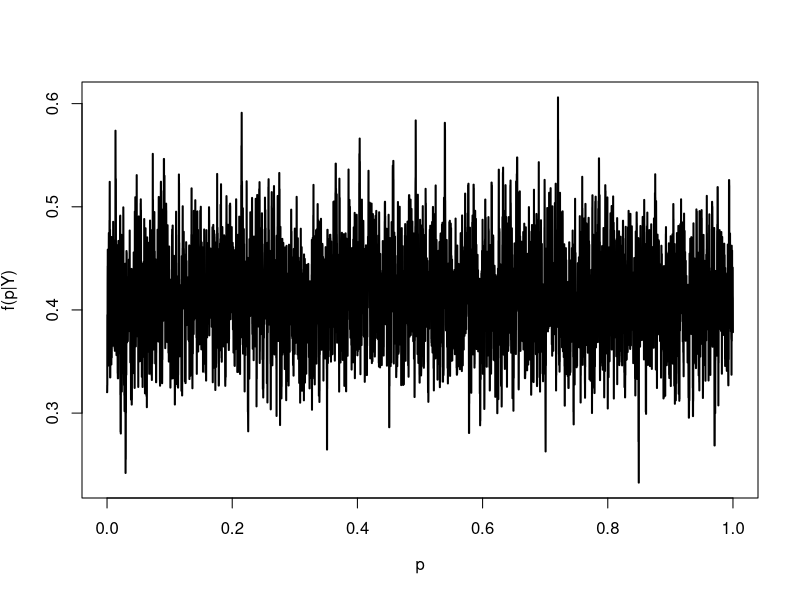

Source code (R):
# Code for writing a Metropolis sampler for a 1D posterior

## -- -- -- -- -- -- -- -- -- -- -- -- -- -- -- -- -- -- -- -- -- -- -- -- -- --

# Function to compute the posterior distribution:
# Posterior is proportional to likelihood * prior
# Likelihood: Y[i] ~ binomial(J, p)            # binomial with a J trials
# Prior:      p ~ Beta(a, b)            # Beta(1,1) ~~ uniform(0,1)
posterior <- function(p, data, captured, a, b){
  prior <- dbeta(x = p, shape1 = a, shape2 = b)
  like <- prod(dbinom(data, size=captured, p=p)) # prod because more than one observation
  return(like*prior)}

sampleStats <- function(x){
  mean <- mean(x)
  sd <- sd(x)
  quants <- quantile(x, probs = c(0.025, 0.5, 0.975))
  out <- matrix(data = c(mean, sd, quants), nrow = 1, dimnames = list(1,c('mean',
                                                                          'sd',
                                                                          'lower95',
                                                                          'median',
                                                                          'upper95')))
  return(out)
}


# Simulate data
set.seed(277)
y <- rbinom(n = 5, size = 20, p = 0.4)  # note truth here is 0.7 - probability of detecting, observing, surviving, etc.


# Compute the posterior on a grid for plotting below
p_grid <- seq(0,1,length=100)
dense <- rep(0,100)
for(i in 1:100){
  dense[i] <- posterior(p = p_grid[i], data = y, captured = 20, a = 2, b = 4)
}


# MCMC set-up and 'tuning' parameter
# tuning perturbs current value of parameter by some random noise
n.iters <- 10000
tune  <- 0.05 # you can try different tuning values to see its impact on acceptance rate


#initial (starting) value of mcmc
p <- runif(1)
keep_p <- rep(0,n.iters)


# **If the product of likelihood and prior is greater for the 
# proposed value of p than for the initial/current value,
# the proposed value is accepted, though if the initial/current value is smaller than
# the proposed value, initial/current may still be accepted, but is done so only with a probability equal to the ratio R.

# Begin the MCMC loop
plot_please = F
par(ask=TRUE,mfrow=c(1,1))
for(i in 1:n.iters){
  
  # Draw a candidate and compute acceptance ratio**:
  
  can <- rnorm(1,p,tune)
  if(can < 0 | can > 1){next} 
  p1  <- posterior(can,y,captured = 20, a = 2, b = 4) 
  p2  <- posterior(p,y,captured = 20, a = 2, b = 4)
  R   <- p1/p2
  R   <- ifelse(R>1,1,R)
  
  # Plot the candidate:
  if(plot_please){
    if(i<=n.iters * 0.001 | i >= n.iters * 0.001){
      
      plot(p_grid,dense,type="l",lwd=2,
           xlab=expression(p),ylab=expression(paste("f(",p,"|Y)")))
      lines(c(p,p),c(0,p2),col=2,lwd=2)
      lines(rep(can,2),c(0,p1),col=3,lwd=2)
      
      leg    <- NULL
      leg[1] <- paste("Iteration =", i)
      leg[2] <- paste("R = ",round(R,2))
      leg[3] <- paste("Initial/Old value = ",round(p,2))
      leg[4] <- paste("Candidate = ",round(can,2))
      
      legend("topleft",leg,lty=1,col=c(NA, NA, 2, 3),inset=0.05)
      if(i == 9985){
        legend("topright","We're at the end\n of the chain",inset=0.05)
      }
    }
  }
  
  
  # Make a decision: 
  keep <- rbinom(1,1,R)==1
  # keep <- runif(1) < R # alternative approach
  if(keep){
    p <- can  #here is where we overwrite our initial p with our candidate value if it passes test
  }
  keep_p[i] <- p
  
}


# summarize MCMC
sampleStats(keep_p)

# plot posterior
par(ask=F,mfrow=c(1,1))
post_grid <- seq(0,1,length=length(keep_p))
plot(post_grid,keep_p,type="l",lwd=2,
     xlab=expression(p),ylab=expression(paste("f(",p,"|Y)")))

# What if we try different prior?
